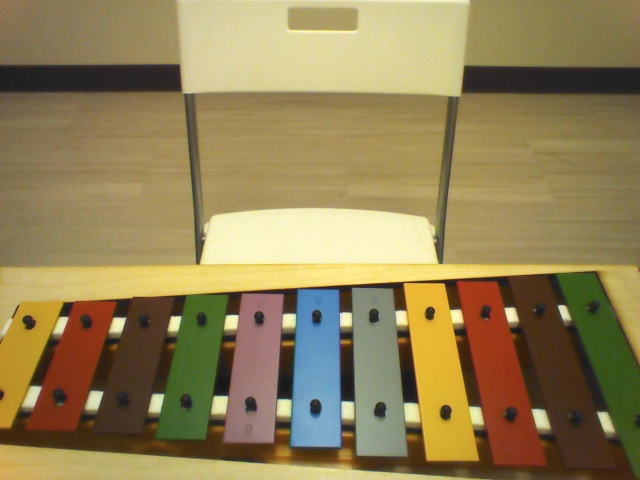
#> input picture Vision_Detection_Part/real_lighting_condition_pics/640.jpg, 640 x 480 px, found by its file name
$ python color_edge_detection.py
#> lines starting #> are read from the running program, lines starting #| are printed output that depends on the picture; after the words box and inside, x2 and y2 are one past the last pixel; in counts of white or black regions, pixels touching at a corner belong together
# -*- coding: utf-8 -*-
"""
Created on Wed Oct  3 10:41:57 2018

@author: CV_LAB_Howard
"""

# combined color and edge detection

import cv2
import numpy as np
# from matplotlib import pyplot as plt


# load the image
image = cv2.imread(r'D:\Howard_Feng\noteDetection\Vision_Detection_Part\real_lighting_condition_pics\640.jpg')
#> image is the input picture: shape (480, 640, 3); mean B, G, R 85.8, 129.8, 146.6
#image = cv2.imread(r'D:\LabWork\ThesisProject\noteDetection\Vision_Detection_Part\real_lighting_condition_pics\640.jpg')

# define the list of boundaries
boundaries = [
    ([0, 0, 100], [60, 60, 180]),     # red
    ([18, 43, 64], [40, 60, 86]),    # brown
    ([30, 140, 180], [60, 190, 240]),   # yellow
    ([20, 70, 50], [60, 110, 80]),     # green
    ([100, 100, 120], [135, 134, 180]), # pink
    ([160, 120, 70], [210, 180, 130]),   # blue
    ([100, 135, 100], [155, 170, 160])  # gray
]

n = 0

# loop over the boundaries
for (lower, upper) in boundaries:
    # create NumPy arrays from the boundaries
    n = n + 1
    lower = np.array(lower, dtype = "uint8")
    upper = np.array(upper, dtype = "uint8")

	 # find the colors within the specified boundaries and apply
	 # the mask
    mask = cv2.inRange(image, lower, upper)
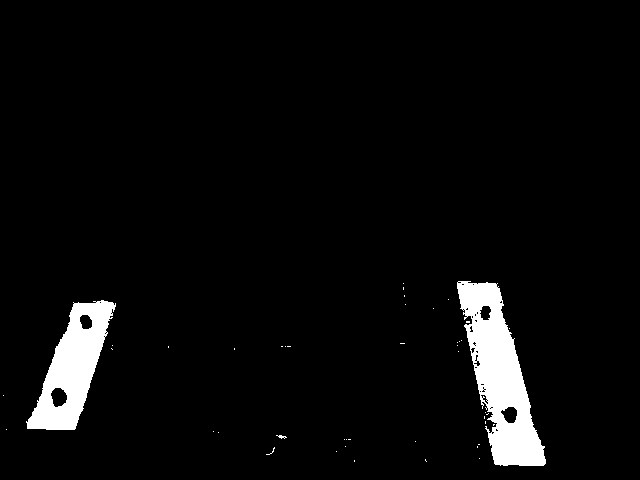
#> mask: shape (480, 640); 4.4% white; 45 white regions (42 under 20 px), largest, box (x1, y1, x2, y2) and area: (457, 281, 546, 466) 7824, (26, 300, 116, 430) 5428, (276, 435, 287, 439) 22

    output = cv2.bitwise_and(image, image, mask = mask)
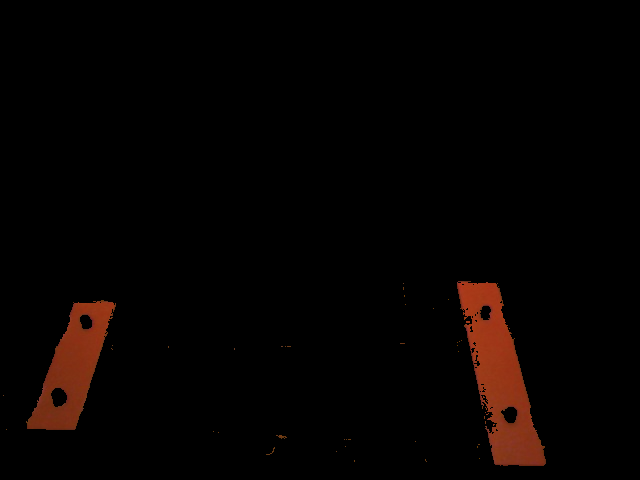
#> output: shape (480, 640, 3); mean B, G, R 1, 2.3, 6.1
    blurred = cv2.GaussianBlur(output, (3, 3), 0)


    # cv2.imshow("image", output)
    # show the images
    # cv2.imshow("images", np.hstack([image, output]))
    cv2.imwrite(str(n) + ".jpg", blurred)

    if n == 1:
        continue

    img = cv2.imread(str(n-1) + ".jpg")

    add = blurred + img

#    cv2.imwrite(str(n) + ".jpg", add)

img = cv2.imread(str(n) + ".jpg", 1)
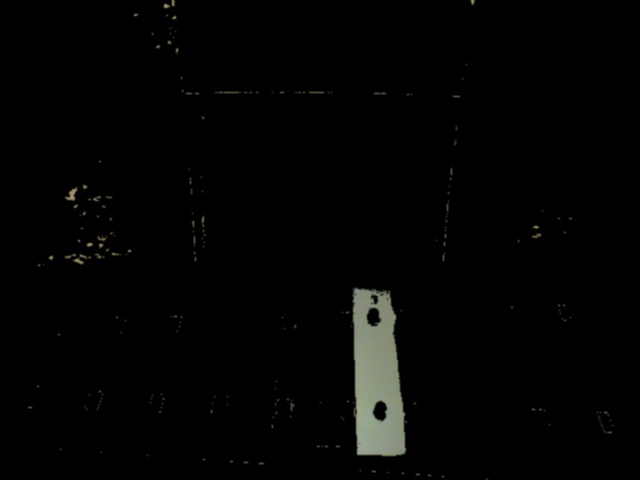
#> img: shape (480, 640, 3); mean B, G, R 3.2, 3.7, 3.5

gray = cv2.cvtColor(img, cv2.COLOR_BGR2GRAY)
blurred = cv2.GaussianBlur(gray, (1, 1), 0)
# cv2.imshow("image", blurred)
result = cv2.Canny(blurred, 100, 225)
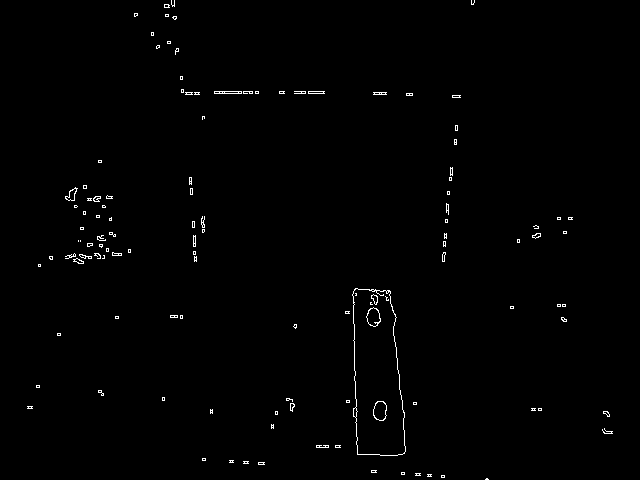
#> result: shape (480, 640); 0.75% white in thin lines or dots
# [7 lines of commented-out code are left out]
compare = np.hstack([gray, result])
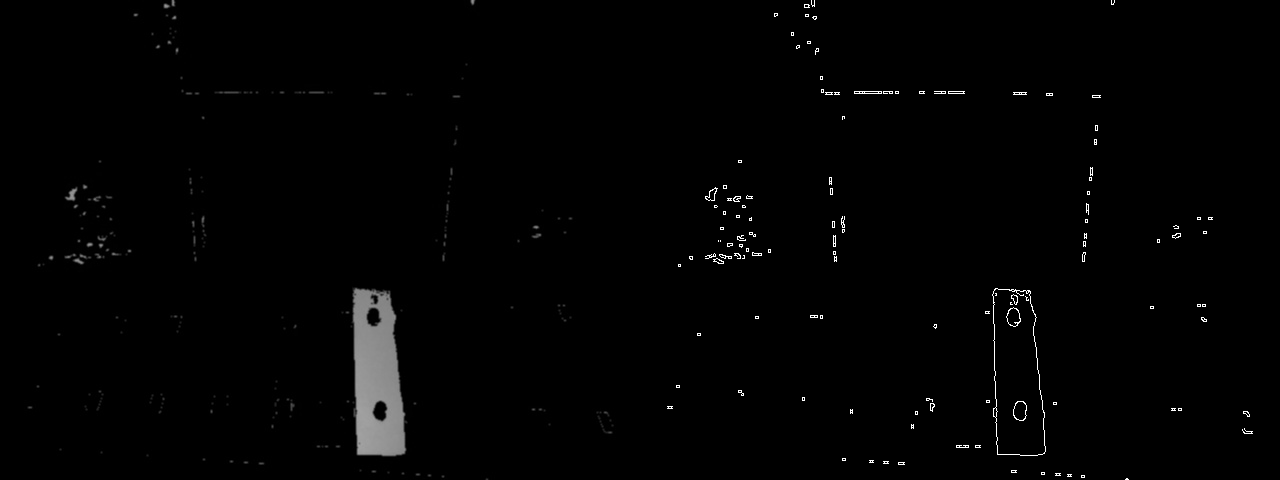
#> compare: shape (480, 1280); min 0, max 255, mean 2.8
cv2.imwrite("edgeb.jpg", result)
#cv2.imwrite("cornerb.jpg", add)
cv2.imwrite("compareb.jpg", compare)
